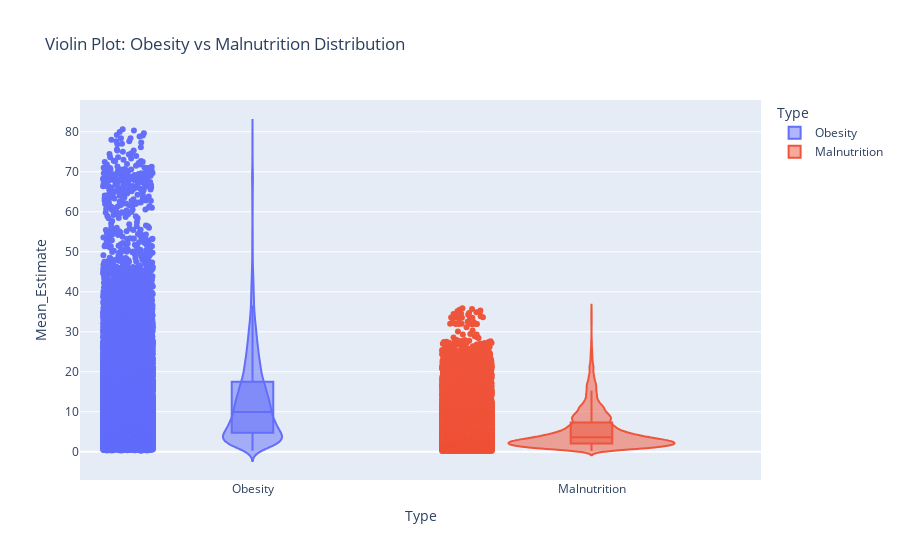

Source (notebook cell):
### Code cell
import plotly.express as px

df_obesity['Type'] = 'Obesity'
df_malnutrition['Type'] = 'Malnutrition'

combined_df = pd.concat([df_obesity, df_malnutrition])

fig = px.violin(
    combined_df,
    x="Type",
    y="Mean_Estimate",
    color="Type",
    box=True,
    points="all",
    title="Violin Plot: Obesity vs Malnutrition Distribution"
)
fig.show()

### Figure 1 — Plotly figure (JSON) as saved in the notebook; plotly's stock layout.template omitted (floating-point values rounded to 4 significant figures; data arrays with more than 128 entries replaced by an {"elided": "..."} marker saying what was removed)
{"data": [{"alignmentgroup": "True", "box": {"visible": true}, "hovertemplate": "Type=%{x}<br>Mean_Estimate=%{y}<extra></extra>", "legendgroup": "Obesity", "marker": {"color": "#636efa"}, "name": "Obesity", "offsetgroup": "Obesity", "orientation": "v", "points": "all", "scalegroup": "True", "showlegend": true, "type": "violin", "x": {"elided": "27720 str values"}, "x0": " ", "xaxis": "x", "y": {"elided": "27720 float values"}, "y0": " ", "yaxis": "y"}, {"alignmentgroup": "True", "box": {"visible": true}, "hovertemplate": "Type=%{x}<br>Mean_Estimate=%{y}<extra></extra>", "legendgroup": "Malnutrition", "marker": {"color": "#EF553B"}, "name": "Malnutrition", "offsetgroup": "Malnutrition", "orientation": "v", "points": "all", "scalegroup": "True", "showlegend": true, "type": "violin", "x": {"elided": "27720 str values"}, "x0": " ", "xaxis": "x", "y": {"elided": "27720 float values"}, "y0": " ", "yaxis": "y"}], "layout": {"legend": {"title": {"text": "Type"}, "tracegroupgap": 0}, "title": {"text": "Violin Plot: Obesity vs Malnutrition Distribution"}, "violinmode": "overlay", "xaxis": {"anchor": "y", "categoryarray": ["Obesity", "Malnutrition"], "categoryorder": "array", "domain": [0, 1], "title": {"text": "Type"}}, "yaxis": {"anchor": "x", "domain": [0, 1], "title": {"text": "Mean_Estimate"}}}}
